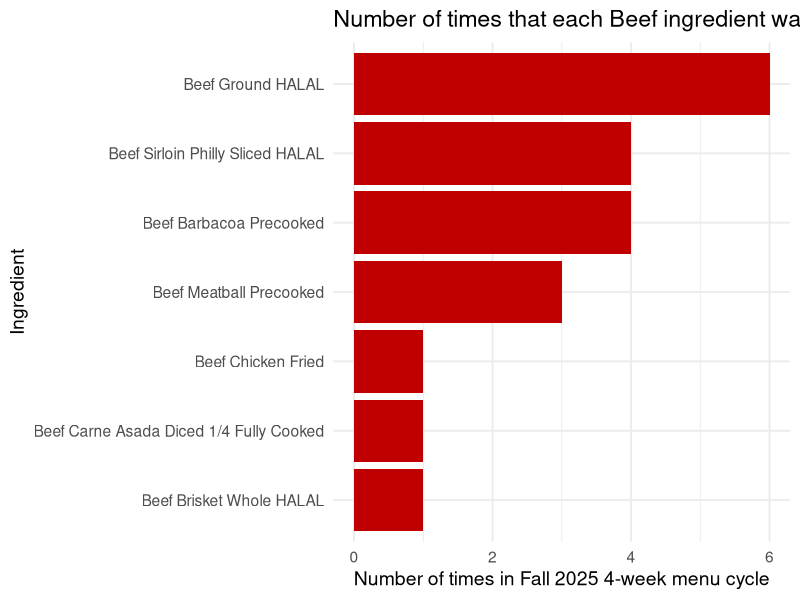
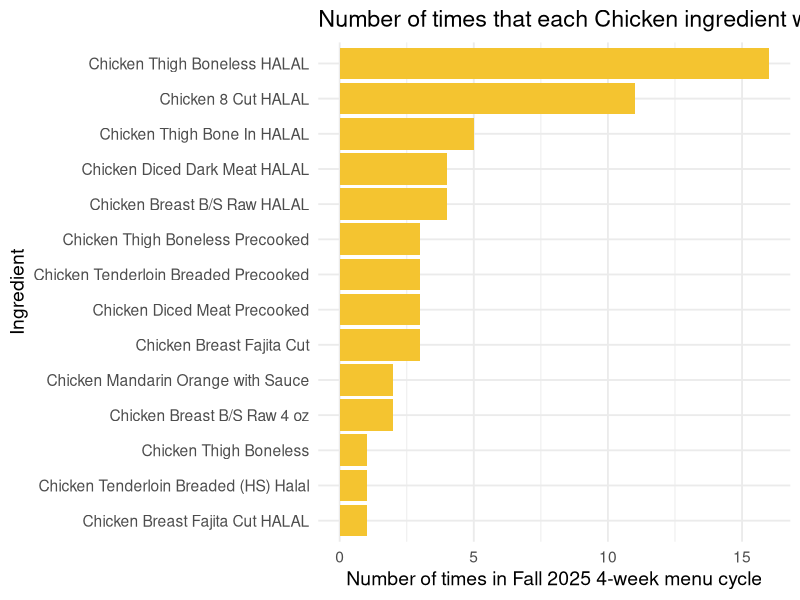
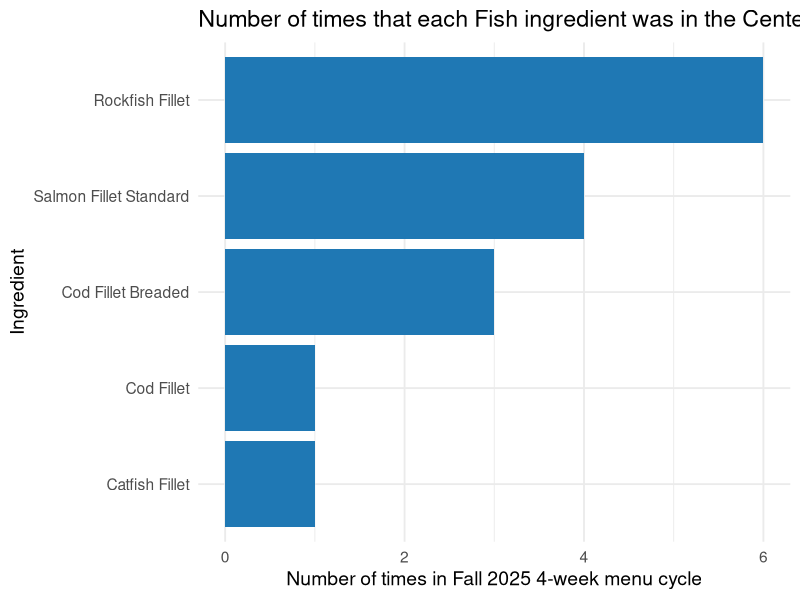
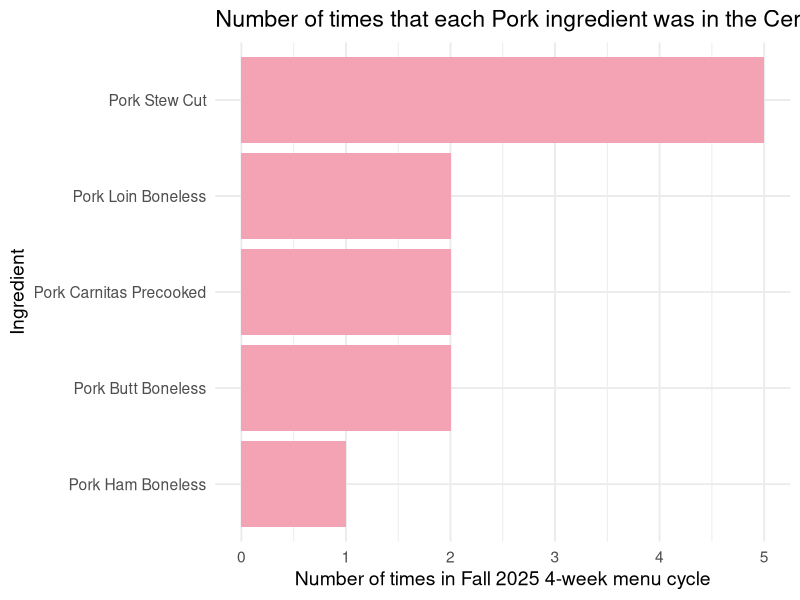
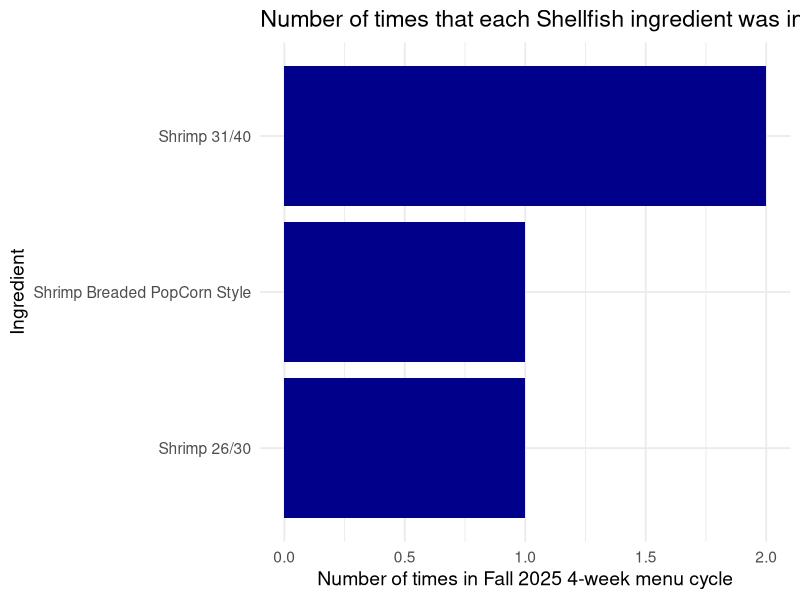
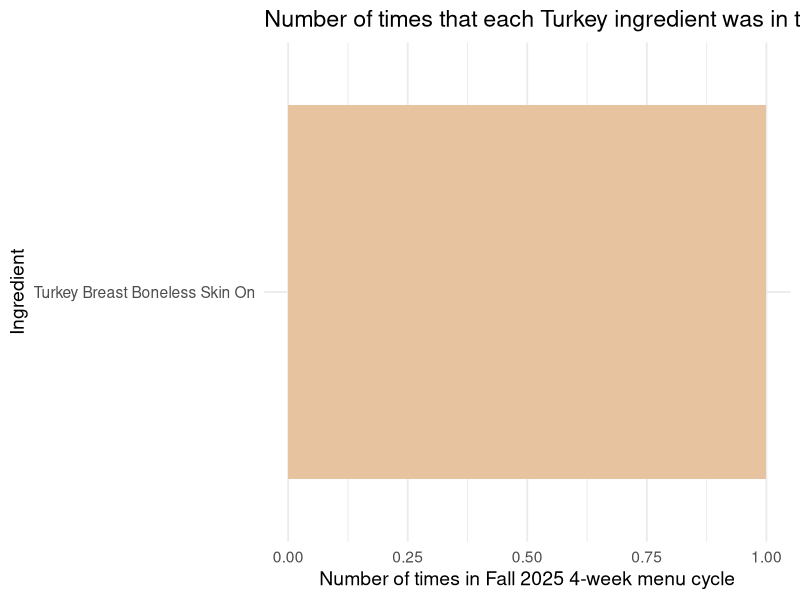
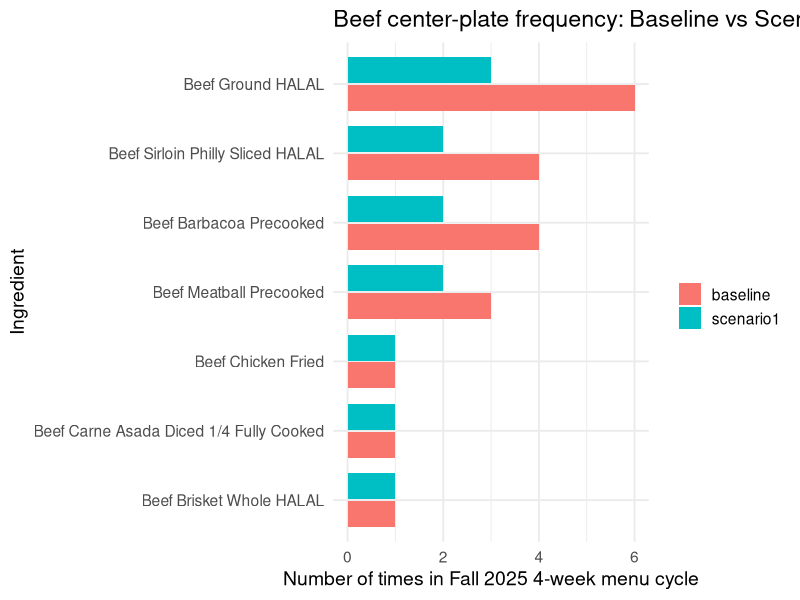
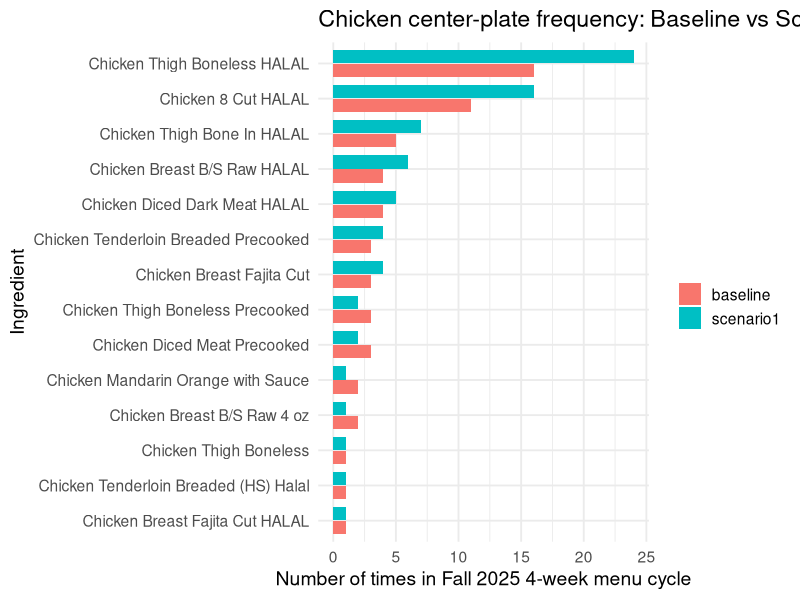

Write R code to recreate these figures, in order. (Note: this script raises an error after producing the figures.)
## ---- chunk 1
knitr::opts_chunk$set(echo = TRUE)
## ---- chunk 2
library(dplyr)
library(ggplot2)
library(stringr)
library(lpSolve)

optimization <- read.csv("optimization_data.csv", stringsAsFactors = FALSE)

## ---- chunk 3
cut_col <- "Ingredient"

# Folder for outputs
dir.create("figures_menu_freq", showWarnings = FALSE)

meat_colors <- c(
  "Beef" = "#C00000",      # deep red
  "Pork" = "#F4A3B4",      # soft pink
  "Chicken" = "#F4C430",   # warm yellow
  "Fish" = "#1F78B4",      # blue
  "Turkey" = "#E8C3A0",    # light tan
  "Shellfish" = "#00008B" # darker blue
)

# Make one plot per Category
categories <- sort(unique(optimization$Category))

for (cat in categories) {

  df_cat <- optimization %>%
    filter(Category == cat, Menu_freq_f25 > 0) %>%
    mutate(cut = .data[[cut_col]]) %>%
    arrange(Menu_freq_f25)

  p <- ggplot(df_cat, aes(x = Menu_freq_f25,
                        y = reorder(cut, Menu_freq_f25),
                        fill = Category)) +
  geom_col() +
  scale_fill_manual(values = meat_colors) +
  labs(
    title = paste0("Number of times that each ", cat, " ingredient was in the Center Plate dish"),
    x = "Number of times in Fall 2025 4-week menu cycle",
    y = "Ingredient"
  ) +
  theme_minimal(base_size = 14) +
  theme(legend.position = "none")


  ggsave(
    filename = file.path("figures_menu_freq", paste0("baseline_", str_replace_all(cat, "\\s+", "_"), ".png")),
    plot = p, width = 12, height = 7, dpi = 300
  )
}
## ---- chunk 4

x0 <- optimization$Menu_freq_f25
n  <- nrow(optimization)

meals_served <- sum(x0)

# Lower bound 
reduction <- 0.5
lower <- ceiling(x0 * reduction)

# Upper bound 
max_multiplier <- 1.5
upper <- floor(x0 * max_multiplier)

price <- optimization$Avg_price_lb
ghg   <- optimization$Conventional_GHG_per_lb

sus_flag <- ifelse(tolower(optimization$Default_sus) %in% c("yes","y","true","1","Yes"), 1, 0)
sus_price <- price * sus_flag

# ---- Constraint matrix ----
# 1) Maintain total meals: sum(x) = meals_served
A <- matrix(1, nrow = 1, ncol = n)
dir <- "="
rhs <- meals_served

# 2) Lower bounds: x_i >= lower_i  ->  I x >= lower
A <- rbind(A, diag(n))
dir <- c(dir, rep(">=", n))
rhs <- c(rhs, lower)

# 3) Optional upper bounds: x_i <= upper_i -> I x <= upper (only for non-NA uppers)
if (any(!is.na(upper))) {
  idx <- which(!is.na(upper))
  A <- rbind(A, diag(n)[idx, , drop = FALSE])
  dir <- c(dir, rep("<=", length(idx)))
  rhs <- c(rhs, upper[idx])
}

sol1 <- lp(
  direction = "min",
  objective.in = price,
  const.mat = A,
  const.dir = dir,
  const.rhs = rhs,
  all.int = TRUE
)

sol1$status  # 0 means success
x1 <- sol1$solution
opt_cost <- sum(price * x1)

sol1 <- lp(
  direction = "min",
  objective.in = price,
  const.mat = A,
  const.dir = dir,
  const.rhs = rhs,
  all.int = TRUE
)

sol1$status  # 0 means success
x1 <- sol1$solution
opt_cost <- sum(price * x1)

cost_slack <- 0.001  # 0.1%

A2   <- rbind(A, price)
dir2 <- c(dir, "<=")
rhs2 <- c(rhs, opt_cost * (1 + cost_slack))

sol2 <- lp(
  direction = "max",
  objective.in = sus_price,
  const.mat = A2,
  const.dir = dir2,
  const.rhs = rhs2,
  all.int = TRUE
)

sol2$status
x2 <- sol2$solution
opt_sus <- sum(sus_price * x2)

sus_slack <- 0.0  # require best sustainable spend found in stage 2

A3   <- rbind(A2, sus_price)
dir3 <- c(dir2, ">=")
rhs3 <- c(rhs2, opt_sus * (1 - sus_slack))

sol3 <- lp(
  direction = "min",
  objective.in = ghg,
  const.mat = A3,
  const.dir = dir3,
  const.rhs = rhs3,
  all.int = TRUE
)

sol3$status
x3 <- sol3$solution

summ <- function(x) {
  total_cost <- sum(price * x)
  sus_spend  <- sum(sus_price * x)
  sus_pct    <- if (total_cost > 0) sus_spend / total_cost else NA_real_
  total_ghg  <- sum(ghg * x)
  c(meals = sum(x), total_cost = total_cost, sus_spend = sus_spend, sus_pct = sus_pct, total_ghg = total_ghg)
}

rbind(
  baseline = summ(x0),
  stage1_min_cost = summ(x1),
  stage2_max_sus_given_cost = summ(x2),
  stage3_min_ghg_given_cost_sus = summ(x3)
)

## ---- chunk 5

# Add optimized frequencies to the dataframe
optimization$freq_baseline <- optimization$Menu_freq_f25
optimization$freq_opt_costcut <- x3
optimization$delta_costcut <- optimization$freq_opt_costcut - optimization$freq_baseline

# Quick checks
sum(optimization$freq_baseline)
sum(optimization$freq_opt_costcut)

# Biggest decreases
optimization[order(optimization$delta_costcut), 
             c("Category","Ingredient","freq_baseline","freq_opt_costcut","delta_costcut",
               "Avg_price_lb","Default_sus","Conventional_GHG_per_lb")][1:20, ]

# Biggest increases
optimization[order(-optimization$delta_costcut), 
             c("Category","Ingredient","freq_baseline","freq_opt_costcut","delta_costcut",
               "Avg_price_lb","Default_sus","Conventional_GHG_per_lb")][1:20, ]

library(dplyr)

category_totals_costcut <- optimization %>%
  group_by(Category) %>%
  summarise(
    baseline_meals = sum(freq_baseline, na.rm = TRUE),
    opt_meals = sum(freq_opt_costcut, na.rm = TRUE),
    delta_meals = sum(delta_costcut, na.rm = TRUE),
    .groups = "drop"
  ) %>%
  arrange(desc(opt_meals))

category_totals_costcut

category_totals_costcut <- category_totals_costcut %>%
  mutate(
    baseline_share = baseline_meals / sum(baseline_meals),
    opt_share = opt_meals / sum(opt_meals)
  )

category_totals_costcut


## ---- chunk 6

library(tidyr)

dir.create("figures_menu_freq_compare", showWarnings = FALSE)

scenario_col <- "freq_opt_costcut"   # <- change if your Scenario #1 column name differs

for (cat in categories) {

  df_cat <- optimization %>%
    filter(Category == cat) %>%
    mutate(cut = .data[[cut_col]]) %>%
    select(Category, cut,
           baseline = Menu_freq_f25,
           scenario1 = .data[[scenario_col]]) %>%
    pivot_longer(cols = c(baseline, scenario1),
                 names_to = "scenario",
                 values_to = "freq") %>%
    filter(freq > 0) %>%
    group_by(cut) %>%
    mutate(order_key = max(freq, na.rm = TRUE)) %>%   # order cuts by max of the two scenarios
    ungroup() %>%
    mutate(cut = reorder(cut, order_key))

  p <- ggplot(df_cat, aes(x = freq, y = cut, fill = scenario)) +
    geom_col(position = position_dodge(width = 0.8), width = 0.75) +
    labs(
      title = paste0(cat, " center-plate frequency: Baseline vs Scenario #1"),
      x = "Number of times in Fall 2025 4-week menu cycle",
      y = "Ingredient",
      fill = ""
    ) +
    theme_minimal(base_size = 14)

  ggsave(
    filename = file.path("figures_menu_freq_compare", paste0("compare_", str_replace_all(cat, "\\s+", "_"), ".png")),
    plot = p, width = 12, height = 7, dpi = 300
  )
}


## ---- chunk 7

# --------- tuning knobs ----------
cost_slack <- 0.001  # allow +0.1% cost from min-cost solution so other objectives can move
ghg_slack  <- 0.0    # allow slight relaxation from best GHG before optimizing sustainability (e.g., 0.001)

# ============================================================
# Stage 1: Minimize cost (with your bounds + meal constraint)
# ============================================================
sol1b_stage1 <- lp(
  direction = "min",
  objective.in = price,
  const.mat = A,
  const.dir = dir,
  const.rhs = rhs,
  all.int = TRUE
)
stopifnot(sol1b_stage1$status == 0)

x1b_cost <- sol1b_stage1$solution
opt_cost_1b <- sum(price * x1b_cost)

# Add cost cap so later stages stay essentially min-cost
A_costcap   <- rbind(A, price)
dir_costcap <- c(dir, "<=")
rhs_costcap <- c(rhs, opt_cost_1b * (1 + cost_slack))

# ============================================================
# Stage 2: Minimize GHG subject to near-min-cost
# ============================================================
sol1b_stage2 <- lp(
  direction = "min",
  objective.in = ghg,
  const.mat = A_costcap,
  const.dir = dir_costcap,
  const.rhs = rhs_costcap,
  all.int = TRUE
)
stopifnot(sol1b_stage2$status == 0)

x1b_ghg <- sol1b_stage2$solution
opt_ghg_1b <- sum(ghg * x1b_ghg)

# Add GHG floor/cap so stage 3 keeps the best (or near-best) GHG found
# ghg %*% x <= opt_ghg * (1 + ghg_slack)
A_ghgcap   <- rbind(A_costcap, ghg)
dir_ghgcap <- c(dir_costcap, "<=")
rhs_ghgcap <- c(rhs_costcap, opt_ghg_1b * (1 + ghg_slack))

# ============================================================
# Stage 3: Maximize sustainable spend subject to near-min-cost + near-min-GHG
# ============================================================
sol1b_stage3 <- lp(
  direction = "max",
  objective.in = sus_price,
  const.mat = A_ghgcap,
  const.dir = dir_ghgcap,
  const.rhs = rhs_ghgcap,
  all.int = TRUE
)
stopifnot(sol1b_stage3$status == 0)

x1b_final <- sol1b_stage3$solution

# ============================================================
# Summaries + attach results
# ============================================================
summ <- function(x) {
  total_cost <- sum(price * x)
  sus_spend  <- sum(sus_price * x)
  sus_pct    <- if (total_cost > 0) sus_spend / total_cost else NA_real_
  total_ghg  <- sum(ghg * x)
  c(meals = sum(x), total_cost = total_cost, sus_spend = sus_spend, sus_pct = sus_pct, total_ghg = total_ghg)
}

scenario_1b_table <- rbind(
  baseline = summ(x0),
  s1b_stage1_min_cost = summ(x1b_cost),
  s1b_stage2_min_ghg_given_cost = summ(x1b_ghg),
  s1b_stage3_max_sus_given_cost_ghg = summ(x1b_final)
)

print(scenario_1b_table)

# Add to dataframe
optimization$freq_opt_s1b <- x1b_final
optimization$delta_s1b <- optimization$freq_opt_s1b - optimization$Menu_freq_f25

## ---- chunk 8

# ---- baseline totals ----
x0 <- optimization$Menu_freq_f25
baseline_cost <- sum(price * x0)

# Tuning knobs
# (Usually you keep cost_slack = 0 for "no increase", but you can allow tiny rounding wiggle.)
cost_slack <- 0.0   # 0 means cost must be <= baseline_cost exactly
sus_slack  <- 0.0   # 0 means keep the best sustainable spend in stage 3 (tight)

# ============================================================
# Constraint: cost cannot increase
# ============================================================
A_costcap   <- rbind(A, price)
dir_costcap <- c(dir, "<=")
rhs_costcap <- c(rhs, baseline_cost * (1 + cost_slack))

# ============================================================
# Stage 2.1: Maximize sustainability under cost cap
# ============================================================
sol2_stage1 <- lp(
  direction = "max",
  objective.in = sus_price,
  const.mat = A_costcap,
  const.dir = dir_costcap,
  const.rhs = rhs_costcap,
  all.int = TRUE
)

if (sol2_stage1$status != 0) {
  stop("Scenario 2 Stage 1 infeasible. Try relaxing reduction/upper bounds or set cost_slack to a small value (e.g., 0.001).")
}

x2_sus <- sol2_stage1$solution
opt_sus_2 <- sum(sus_price * x2_sus)

# ============================================================
# Stage 2.2: Minimize GHG, while keeping sustainability at (near) optimum
# ============================================================
A_susfloor   <- rbind(A_costcap, sus_price)
dir_susfloor <- c(dir_costcap, ">=")
rhs_susfloor <- c(rhs_costcap, opt_sus_2 * (1 - sus_slack))

sol2_stage2 <- lp(
  direction = "min",
  objective.in = ghg,
  const.mat = A_susfloor,
  const.dir = dir_susfloor,
  const.rhs = rhs_susfloor,
  all.int = TRUE
)

if (sol2_stage2$status != 0) {
  stop("Scenario 2 Stage 2 infeasible. Try setting sus_slack to a small value (e.g., 0.001 or 0.01).")
}

x2_final <- sol2_stage2$solution

# ============================================================
# Summaries
# ============================================================
summ <- function(x) {
  total_cost <- sum(price * x)
  sus_spend  <- sum(sus_price * x)
  sus_pct    <- if (total_cost > 0) sus_spend / total_cost else NA_real_
  total_ghg  <- sum(ghg * x)
  c(meals = sum(x), total_cost = total_cost, sus_spend = sus_spend, sus_pct = sus_pct, total_ghg = total_ghg)
}

scenario_2_table <- rbind(
  baseline = summ(x0),
  s2_stage1_max_sus_no_cost_increase = summ(x2_sus),
  s2_stage2_min_ghg_given_cost_and_sus = summ(x2_final)
)

print(scenario_2_table)

# ============================================================
# Attach Scenario 2 frequencies to your dataframe
# ============================================================
optimization$freq_opt_s2 <- x2_final
optimization$delta_s2 <- optimization$freq_opt_s2 - optimization$Menu_freq_f25

## ---- chunk 9

# If you didn't already set these:
optimization <- optimization %>%
  mutate(
    freq_baseline = Menu_freq_f25,
    delta_s2 = freq_opt_s2 - Menu_freq_f25
  )

category_totals_s2 <- optimization %>%
  group_by(Category) %>%
  summarise(
    baseline_meals = sum(freq_baseline, na.rm = TRUE),
    opt_meals_s2   = sum(freq_opt_s2, na.rm = TRUE),
    delta_meals_s2 = sum(delta_s2, na.rm = TRUE),
    baseline_share = baseline_meals / sum(freq_baseline, na.rm = TRUE),
    opt_share_s2   = opt_meals_s2 / sum(freq_opt_s2, na.rm = TRUE),
    .groups = "drop"
  ) %>%
  arrange(desc(opt_meals_s2))

category_totals_s2


## ---- chunk 10
#download these solutions

write.csv(optimization, file = "PreRG_outputs/optimization_scenario2.csv", row.names = FALSE)

## ---- chunk 11

# ---- baseline & dimensions ----
x0 <- optimization$Menu_freq_f25
n  <- length(x0)
meals_served <- sum(x0)

# ---- vectors (assumes you already created these) ----
# price <- optimization$Avg_price_lb
# ghg   <- optimization$Conventional_GHG_per_lb
# sus_price <- price * sus_flag   # from earlier (Default_sus-based)

# ---- 25% bounds ----
reduction_25 <- 0.75   # can decrease at most 25%
increase_25  <- 1.25   # can increase at most 25%

lower_25 <- ceiling(x0 * reduction_25)
upper_25 <- floor(x0 * increase_25)

# ---- build constraints: sum meals + lower + upper ----
A <- matrix(1, nrow = 1, ncol = n)
dir <- "="
rhs <- meals_served

# lower bounds: x >= lower_25
A <- rbind(A, diag(n))
dir <- c(dir, rep(">=", n))
rhs <- c(rhs, lower_25)

# upper bounds: x <= upper_25
A <- rbind(A, diag(n))
dir <- c(dir, rep("<=", n))
rhs <- c(rhs, upper_25)

# ---- tuning knobs ----
cost_slack <- 0.001   # allow +0.1% cost beyond minimum so GHG/sus can move (increase if needed)
ghg_slack  <- 0.0     # keep best GHG in stage 3 (set to small >0 if stage3 can't move)

# ============================================================
# Stage 1: Minimize cost
# ============================================================
sol3_stage1 <- lp(
  direction = "min",
  objective.in = price,
  const.mat = A,
  const.dir = dir,
  const.rhs = rhs,
  all.int = TRUE
)

if (sol3_stage1$status != 0) {
  stop("Scenario 3 Stage 1 infeasible. ±25% caps may be too strict.")
}

x3_cost <- sol3_stage1$solution
opt_cost <- sum(price * x3_cost)

# Add cost cap: price %*% x <= opt_cost * (1 + cost_slack)
A_costcap   <- rbind(A, price)
dir_costcap <- c(dir, "<=")
rhs_costcap <- c(rhs, opt_cost * (1 + cost_slack))

# ============================================================
# Stage 2: Minimize GHG given near-min cost
# ============================================================
sol3_stage2 <- lp(
  direction = "min",
  objective.in = ghg,
  const.mat = A_costcap,
  const.dir = dir_costcap,
  const.rhs = rhs_costcap,
  all.int = TRUE
)

if (sol3_stage2$status != 0) {
  stop("Scenario 3 Stage 2 infeasible. Try increasing cost_slack (e.g., 0.01).")
}

x3_ghg <- sol3_stage2$solution
opt_ghg <- sum(ghg * x3_ghg)

# Add GHG cap: ghg %*% x <= opt_ghg * (1 + ghg_slack)
A_ghgcap   <- rbind(A_costcap, ghg)
dir_ghgcap <- c(dir_costcap, "<=")
rhs_ghgcap <- c(rhs_costcap, opt_ghg * (1 + ghg_slack))

# ============================================================
# Stage 3: Maximize sustainable spend given near-min cost + near-min GHG
# ============================================================
sol3_stage3 <- lp(
  direction = "max",
  objective.in = sus_price,
  const.mat = A_ghgcap,
  const.dir = dir_ghgcap,
  const.rhs = rhs_ghgcap,
  all.int = TRUE
)

if (sol3_stage3$status != 0) {
  stop("Scenario 3 Stage 3 infeasible. Try setting ghg_slack to small > 0 (e.g., 0.001 or 0.01).")
}

x3_final <- sol3_stage3$solution

# ============================================================
# Summaries + attach to df
# ============================================================
summ <- function(x) {
  total_cost <- sum(price * x)
  sus_spend  <- sum(sus_price * x)
  sus_pct    <- if (total_cost > 0) sus_spend / total_cost else NA_real_
  total_ghg  <- sum(ghg * x)
  c(meals = sum(x), total_cost = total_cost, sus_spend = sus_spend, sus_pct = sus_pct, total_ghg = total_ghg)
}

scenario_3_table <- rbind(
  baseline = summ(x0),
  s3_stage1_min_cost = summ(x3_cost),
  s3_stage2_min_ghg_given_cost = summ(x3_ghg),
  s3_stage3_max_sus_given_cost_ghg = summ(x3_final)
)

print(scenario_3_table)

# Add scenario 3 frequencies
optimization$freq_opt_s3 <- x3_final
optimization$delta_s3 <- optimization$freq_opt_s3 - optimization$Menu_freq_f25


## ---- chunk 12
#download these solutions

write.csv(optimization, file = "PreRG_outputs/optimization_scenario3.csv", row.names = FALSE)

## ---- chunk 13
# Make sure delta exists
optimization <- optimization %>%
  mutate(
    freq_baseline = Menu_freq_f25,
    delta_s3 = freq_opt_s3 - Menu_freq_f25
  )

category_totals_s3 <- optimization %>%
  group_by(Category) %>%
  summarise(
    baseline_meals = sum(freq_baseline, na.rm = TRUE),
    opt_meals_s3   = sum(freq_opt_s3, na.rm = TRUE),
    delta_meals_s3 = sum(delta_s3, na.rm = TRUE),
    baseline_share = baseline_meals / sum(freq_baseline, na.rm = TRUE),
    opt_share_s3   = opt_meals_s3 / sum(freq_opt_s3, na.rm = TRUE),
    .groups = "drop"
  ) %>%
  arrange(desc(opt_meals_s3))

category_totals_s3
## ---- chunk 14

# --- baseline ---
x0 <- optimization$Menu_freq_f25
n  <- length(x0)
meals_served <- sum(x0)

# --- make sure Category is clean (prevents “Fish ” vs “Fish”) ---
optimization$Category <- trimws(optimization$Category)

# --- vectors (use your existing ones) ---
# price <- optimization$Avg_price_lb
# ghg   <- optimization$Conventional_GHG_per_lb
# sus_price <- price * sus_flag   # as you defined earlier

# ----------------------------
# 0) Build your usual per-item bounds + total meals constraints
#    (Use whatever bounds you’ve been using; below shows the ±50% version.)
# ----------------------------
reduction <- 0.5         # cannot decrease by more than 50%
max_multiplier <- 1.5    # cannot increase by more than 50%

lower <- ceiling(x0 * reduction)
upper <- floor(x0 * max_multiplier)

A <- matrix(1, nrow = 1, ncol = n)
dir <- "="
rhs <- meals_served

# lower bounds: x >= lower
A <- rbind(A, diag(n))
dir <- c(dir, rep(">=", n))
rhs <- c(rhs, lower)

# upper bounds: x <= upper
A <- rbind(A, diag(n))
dir <- c(dir, rep("<=", n))
rhs <- c(rhs, upper)

# ----------------------------
# 1) Add fish cap: total fish meals <= 1.15 * baseline fish meals
# ----------------------------
# IMPORTANT: adjust these labels to match your data exactly if needed
fish_labels <- c("Fish", "Seafood")

fish_idx <- which(optimization$Category %in% fish_labels)

# If fish_idx is empty, try this more flexible matching:
if (length(fish_idx) == 0) {
  fish_idx <- which(grepl("fish|seafood", tolower(optimization$Category)))
}

if (length(fish_idx) == 0) {
  stop("Could not find Fish rows. Check unique(optimization$Category) and update fish_labels.")
}

baseline_fish_meals <- sum(x0[fish_idx])
fish_cap <- floor(baseline_fish_meals * 1.15)

fish_row <- rep(0, n)
fish_row[fish_idx] <- 1

A_fish   <- rbind(A, fish_row)
dir_fish <- c(dir, "<=")
rhs_fish <- c(rhs, fish_cap)

# ----------------------------
# 2) Scenario 4: cost cannot increase (cap at baseline cost)
# ----------------------------
baseline_cost <- sum(price * x0)

cost_slack <- 0.0  # set to 0.001 if you want a tiny wiggle (0.1%)

A_costcap   <- rbind(A_fish, price)
dir_costcap <- c(dir_fish, "<=")
rhs_costcap <- c(rhs_fish, baseline_cost * (1 + cost_slack))

# ----------------------------
# 3) Stage 1: Maximize sustainability (under cost cap + fish cap + per-item bounds)
# ----------------------------
sol4_stage1 <- lp(
  direction = "max",
  objective.in = sus_price,
  const.mat = A_costcap,
  const.dir = dir_costcap,
  const.rhs = rhs_costcap,
  all.int = TRUE
)

if (sol4_stage1$status != 0) {
  stop("Scenario 4 Stage 1 infeasible. Try: (a) cost_slack <- 0.001, (b) relax bounds, or (c) fish cap too tight.")
}

x4_sus <- sol4_stage1$solution
opt_sus4 <- sum(sus_price * x4_sus)

# ----------------------------
# 4) Stage 2: Minimize GHG while keeping sustainability at (near) optimum
# ----------------------------
sus_slack <- 0.0  # set to 0.005 (0.5%) if Stage 2 becomes infeasible

A_susfloor   <- rbind(A_costcap, sus_price)
dir_susfloor <- c(dir_costcap, ">=")
rhs_susfloor <- c(rhs_costcap, opt_sus4 * (1 - sus_slack))

sol4_stage2 <- lp(
  direction = "min",
  objective.in = ghg,
  const.mat = A_susfloor,
  const.dir = dir_susfloor,
  const.rhs = rhs_susfloor,
  all.int = TRUE
)

if (sol4_stage2$status != 0) {
  stop("Scenario 4 Stage 2 infeasible. Try sus_slack <- 0.005 or 0.01.")
}

x4_final <- sol4_stage2$solution

# ----------------------------
# 5) Summaries + attach results
# ----------------------------
summ <- function(x) {
  total_cost <- sum(price * x)
  sus_spend  <- sum(sus_price * x)
  sus_pct    <- if (total_cost > 0) sus_spend / total_cost else NA_real_
  total_ghg  <- sum(ghg * x)
  fish_meals <- sum(x[fish_idx])
  c(meals = sum(x), total_cost = total_cost, sus_spend = sus_spend, sus_pct = sus_pct,
    total_ghg = total_ghg, fish_meals = fish_meals)
}

scenario_4_table <- rbind(
  baseline = summ(x0),
  s4_stage1_max_sus_no_costinc_fishcap = summ(x4_sus),
  s4_stage2_min_ghg_given_cost_sus_fishcap = summ(x4_final)
)

print(scenario_4_table)

# Attach to dataframe
optimization$freq_opt_s4 <- x4_final
optimization$delta_s4 <- optimization$freq_opt_s4 - optimization$Menu_freq_f25

## ---- chunk 15
#download these solutions

write.csv(optimization, file = "PreRG_outputs/optimization_scenario4.csv", row.names = FALSE)
